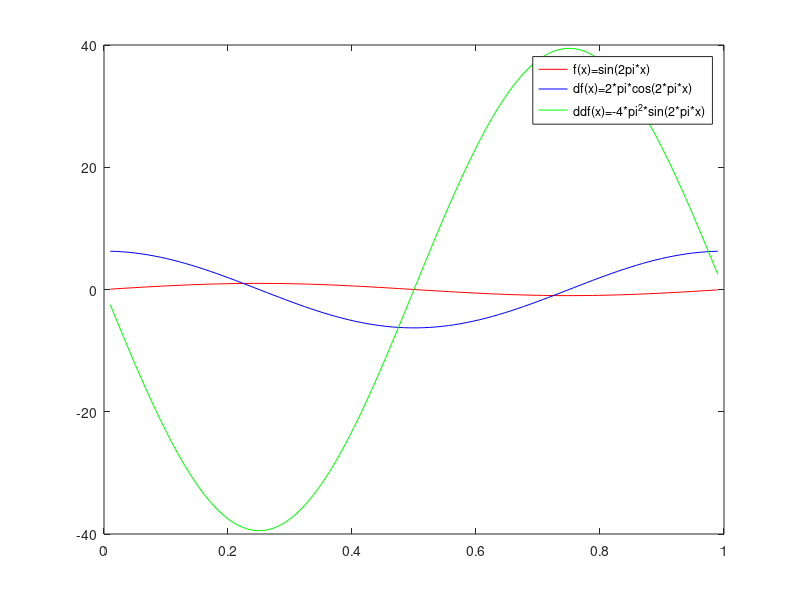

Reproduce this figure in MATLAB.
% script for showing differentiation matrix
n=100; 
f=@(x) sin(2*pi*x);

% we want to take derivate of f

% get the grid function for f
x=linspace(0,1,n)';
fn=f(x); % this is the grid function
h=x(2)-x(1);
% create the diff matrix D1
d=ones(n-1,1);
D1 = (diag(d,1)-diag(d,-1))/(2*h);
dfn = D1*fn;

% create the diff matrix D2
D2=(diag(d,-1)-2*diag(ones(n,1),0)+diag(d,1))/h^2;
ddfn=D2*fn;


% plot only the interior points
plot(x(2:end-1),fn(2:end-1),'r') 
hold on
plot(x(2:end-1),dfn(2:end-1),'b')
plot(x(2:end-1),ddfn(2:end-1),'g')
hold off
legend('f(x)=sin(2pi*x)','df(x)=2*pi*cos(2*pi*x)','ddf(x)=-4*pi^2*sin(2*pi*x)')














